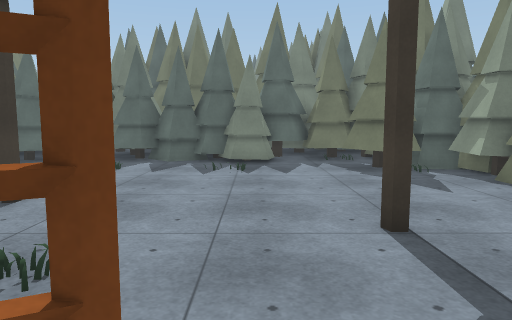
[1] (above)

17 first-person views from a walk through a 3-D level made in the Unity game engine. The camera is 1.4 m above the floor, tilts 6° down and sees 70° across. The floor is counted in squares, 1 m on a side. Each view is taken from the middle of a square. On the plan, view 1 faces up. The plan holds only what a view shows up to about 16 squares ahead; the rest is blank. The place goes on beyond the plan. The player is left out. Surface patterns are stand-ins for the level's own textures.

[2]
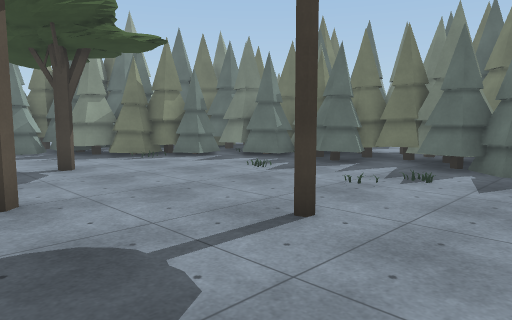

[3]
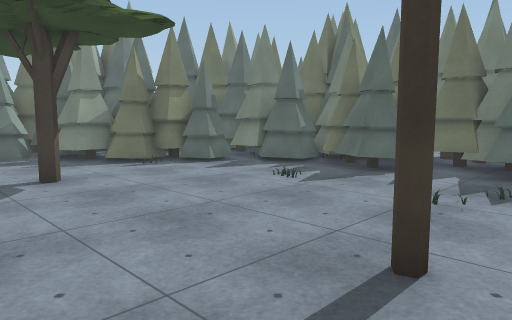

[4]
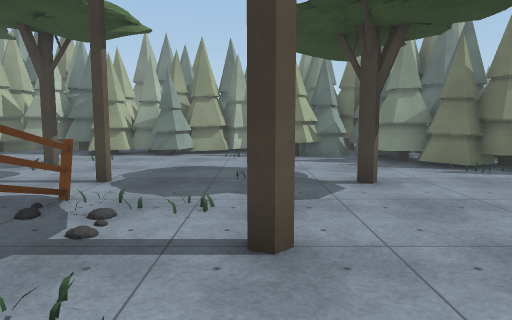

[5]
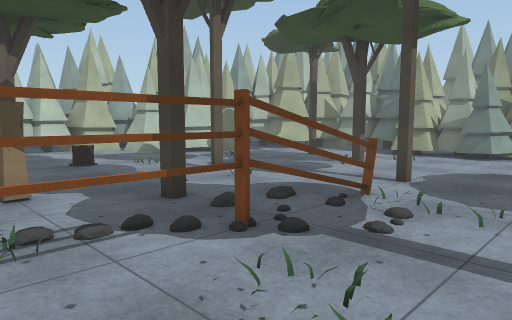

[6]
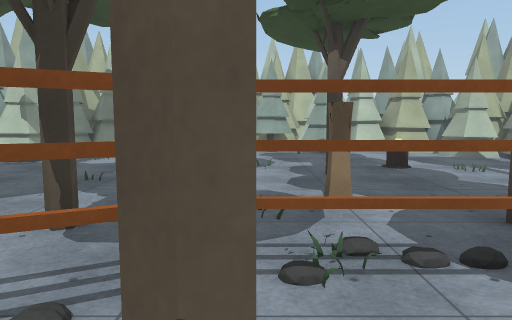

[7]
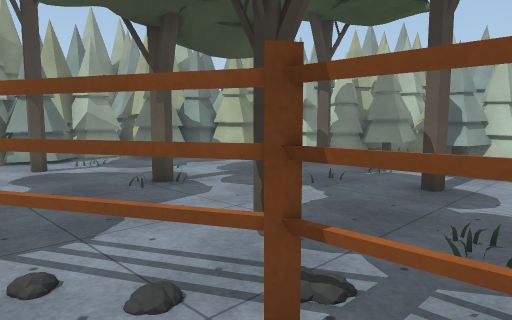

[8]
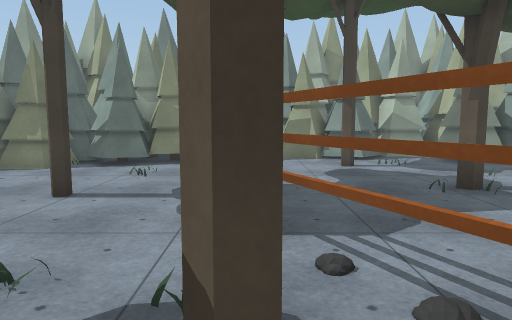

[9]
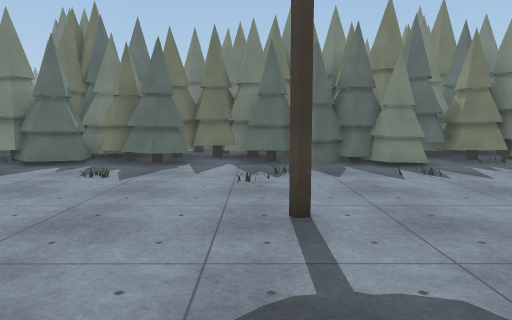

[10]
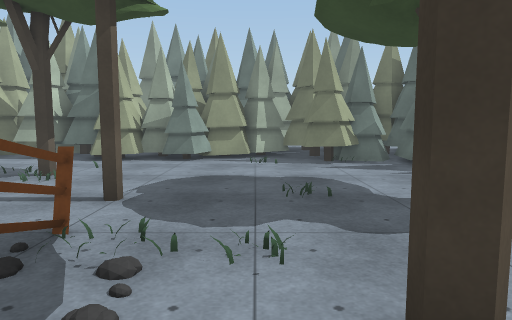

[11]
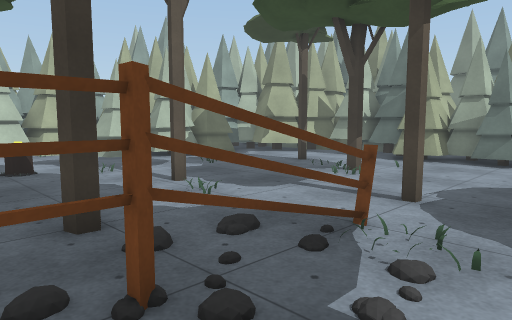

[12]
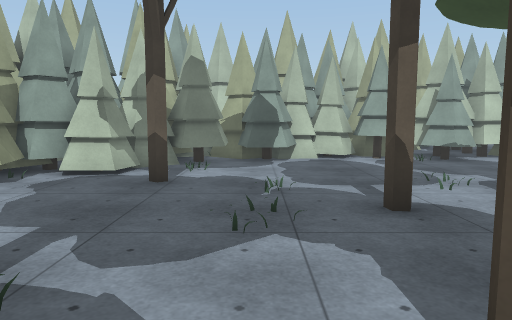

[13]
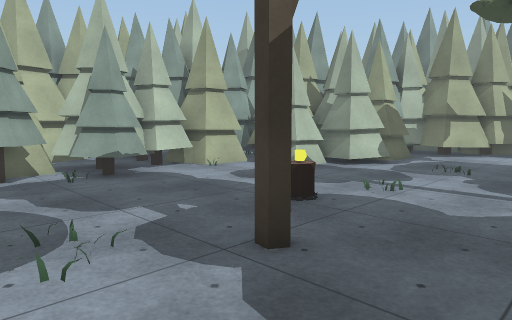

[14]
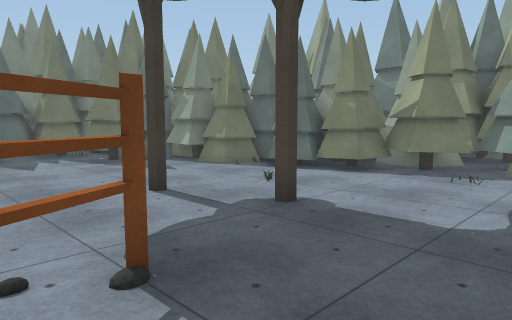

[15]
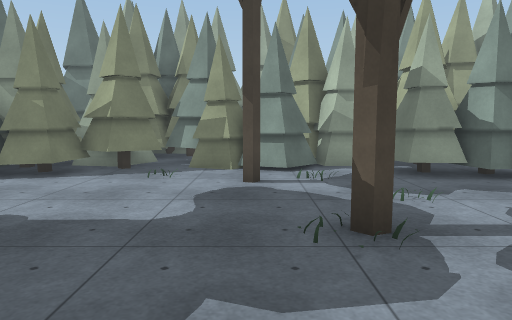

[16]
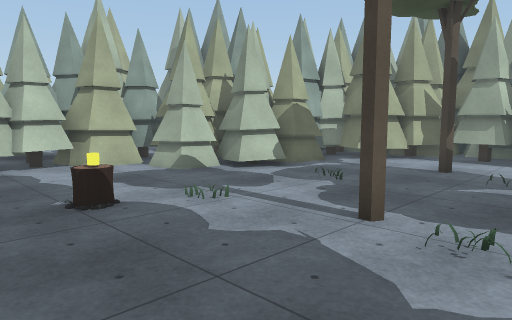

[17]
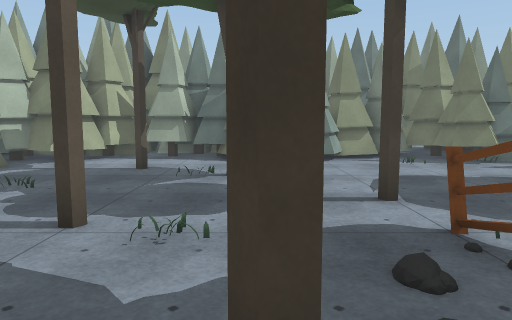

### Floor plan
Key: @ floor where view 1 was taken; # wall or solid block; x gap in a wall; . main floor; : floor 0.25 m higher than the main floor; / step, stairs or slope; = window, fence, low wall or low ledge; C cone; T thing the floor can be seen under or through; S stump; M mug; O other object.
Columns run from 21 left of view 1 to 10 right of it. Each row starts with its distance up from view 1.
 17           CC        OCC OC
 16         CO C CCCCC    CCC
 15          CCCCCCCC CC CCCC#
 14        ##CCCCCC.CCCCCCCCC#
 13        ##CCCCC..CCCCCC..C
 12        #................  #
 11       ##................####
 10      ##....................#
  9     ###....................#
  8    ###.....................##
  7   ###......................##
  6   #..............#..........#
  5  ###...................#....##
  4 ####.....................//.##
  3 #.......:....#...............#
  2 ##......................#....##
  1 ##...............#.##......./##
  0  ##........xTTTTT###.@....../.#
 -1  ##...........................#
 -2  #../.........................##
 -3  ##.//#/.....#......#...#.....##
 -4  ##..//........................#
 -5  #...//........OO..............#
 -6  #..#.......................####
 -7  #.................#........##
 -8  #.............#............#
 -9  ##.........SM.............##
-10  ##=.......................##
-11   ######.................###
-12       ####...............##
-13         ##............####
-14          #...####...####
-15          #############

Where each view was taken, in squares from view 1:
view 1: 0 up, 0 right, facing up
view 2: 2 up, 1 left, facing up-left
view 3: 3 up, 3 left, facing up-left
view 4: 3 up, 4 left, facing left
view 5: 3 up, 4 left, facing down-left
view 6: 2 up, 4 left, facing down
view 7: 1 up, 5 left, facing down-right
view 8: 1 up, 5 left, facing right
view 9: 1 up, 5 left, facing up
view 10: 2 up, 6 left, facing left
view 11: 2 up, 6 left, facing down-left
view 12: 1 down, 0 right, facing down
view 13: 5 down, 3 left, facing down-left
view 14: 2 down, 2 left, facing up-right
view 15: 2 down, 2 left, facing right
view 16: 3 down, 6 left, facing down-left
view 17: 3 down, 6 left, facing left
